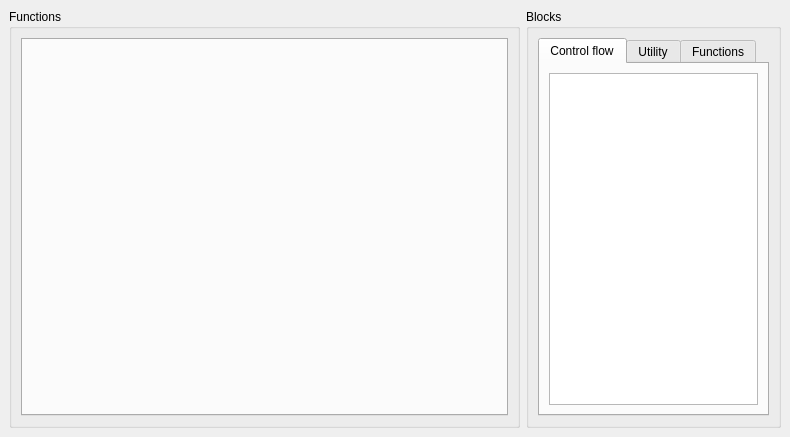
<?xml version="1.0" encoding="UTF-8"?>
<ui version="4.0">
 <class>ScratchWidget</class>
 <widget class="QDockWidget" name="ScratchWidget">
  <property name="geometry">
   <rect>
    <x>0</x>
    <y>0</y>
    <width>790</width>
    <height>437</height>
   </rect>
  </property>
  <property name="windowTitle">
   <string>Scratch</string>
  </property>
  <widget class="QWidget" name="dockWidgetContents">
   <layout class="QHBoxLayout" name="horizontalLayout" stretch="2,1">
    <item>
     <widget class="QGroupBox" name="groupBox">
      <property name="title">
       <string>Functions</string>
      </property>
      <layout class="QGridLayout" name="gridLayout">
       <item row="0" column="0">
        <widget class="Scratch::FunctionTabWidget" name="functions">
         <property name="currentIndex">
          <number>-1</number>
         </property>
        </widget>
       </item>
      </layout>
     </widget>
    </item>
    <item>
     <widget class="QGroupBox" name="groupBox_2">
      <property name="sizePolicy">
       <sizepolicy hsizetype="Expanding" vsizetype="Expanding">
        <horstretch>0</horstretch>
        <verstretch>0</verstretch>
       </sizepolicy>
      </property>
      <property name="title">
       <string>Blocks</string>
      </property>
      <layout class="QGridLayout" name="gridLayout_2">
       <item row="0" column="0">
        <widget class="QTabWidget" name="blocks">
         <widget class="QWidget" name="tab">
          <attribute name="title">
           <string>Control flow</string>
          </attribute>
          <layout class="QGridLayout" name="gridLayout_3">
           <item row="0" column="0">
            <widget class="QGraphicsView" name="controlFlowView"/>
           </item>
          </layout>
         </widget>
         <widget class="QWidget" name="tab_2">
          <attribute name="title">
           <string>Utility</string>
          </attribute>
          <layout class="QGridLayout" name="gridLayout_4">
           <item row="0" column="0">
            <widget class="QGraphicsView" name="utilityView">
             <property name="sizePolicy">
              <sizepolicy hsizetype="Expanding" vsizetype="Expanding">
               <horstretch>0</horstretch>
               <verstretch>0</verstretch>
              </sizepolicy>
             </property>
            </widget>
           </item>
          </layout>
         </widget>
         <widget class="QWidget" name="">
          <attribute name="title">
           <string>Functions</string>
          </attribute>
          <layout class="QGridLayout" name="gridLayout_5">
           <item row="0" column="0">
            <widget class="QGraphicsView" name="functionBlockView"/>
           </item>
          </layout>
         </widget>
        </widget>
       </item>
      </layout>
     </widget>
    </item>
   </layout>
  </widget>
 </widget>
 <customwidgets>
  <customwidget>
   <class>Scratch::FunctionTabWidget</class>
   <extends>QTabWidget</extends>
   <header>src/scratch/FunctionView.h</header>
   <container>1</container>
  </customwidget>
 </customwidgets>
 <resources/>
 <connections/>
</ui>
